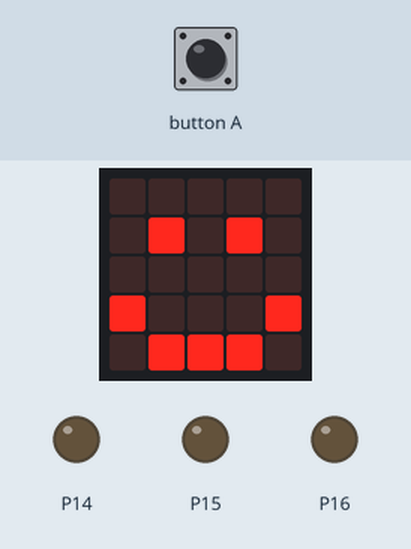
Simulated run of this program. Board: BBC micro:bit (MakeCode). Shown: the board's 5×5 LED display, output pins drawn as LEDs (lit = HIGH). Inputs (shaded band) come from the test bench.

Above: at 1.8 s.
1.9 s: button A pressed for 0.15 s
At 3.4 s:
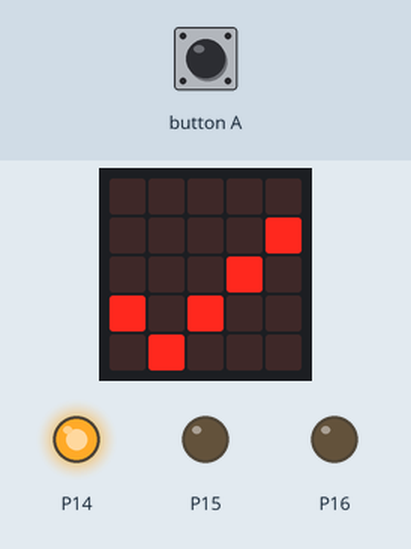
At 10.4 s:
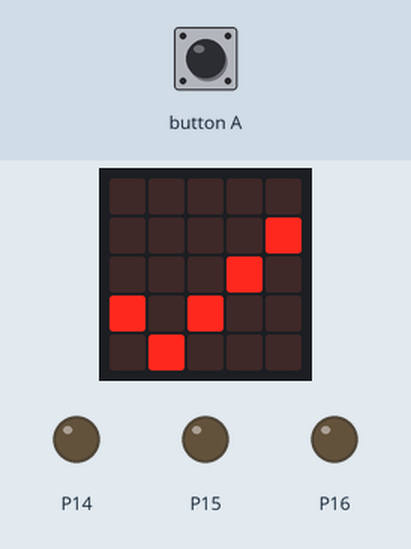
Timing chart, 0 to 11.9 s (numbered marks = the images above; inputs shaded):
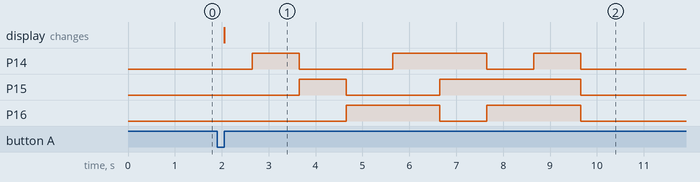

The program:

main.ts
```typescript
// (licence header left out)
basic.clearScreen()
basic.showIcon(IconNames.Happy)

input.onButtonPressed(Button.A, function () {
    // turns on red pin
    basic.showIcon(IconNames.Yes)
    pins.digitalWritePin(DigitalPin.P14, 1)
    basic.pause(1000)
    pins.digitalWritePin(DigitalPin.P14, 0)

    // turns on green pin
    pins.digitalWritePin(DigitalPin.P15, 1)
    basic.pause(1000)
    pins.digitalWritePin(DigitalPin.P15, 0)

    // turns on blue pin
    pins.digitalWritePin(DigitalPin.P16, 1)
    basic.pause(1000)
    pins.digitalWritePin(DigitalPin.P16, 0)

    // turns on blue and red pin
    pins.digitalWritePin(DigitalPin.P14, 1)
    pins.digitalWritePin(DigitalPin.P16, 1)
    basic.pause(1000)
    pins.digitalWritePin(DigitalPin.P14, 0)
    pins.digitalWritePin(DigitalPin.P16, 0)

    // turns on green and red pin
    pins.digitalWritePin(DigitalPin.P14, 1)
    pins.digitalWritePin(DigitalPin.P15, 1)
    basic.pause(1000)
    pins.digitalWritePin(DigitalPin.P14, 0)
    pins.digitalWritePin(DigitalPin.P15, 0)

    // turns on green and blue pin
    pins.digitalWritePin(DigitalPin.P15, 1)
    pins.digitalWritePin(DigitalPin.P16, 1)
    basic.pause(1000)
    pins.digitalWritePin(DigitalPin.P15, 0)
    pins.digitalWritePin(DigitalPin.P16, 0)

    // turns on green, red and blue pin
    pins.digitalWritePin(DigitalPin.P14, 1)
    pins.digitalWritePin(DigitalPin.P15, 1)
    pins.digitalWritePin(DigitalPin.P16, 1)
    basic.pause(1000)
    pins.digitalWritePin(DigitalPin.P14, 0)
    pins.digitalWritePin(DigitalPin.P15, 0)
    pins.digitalWritePin(DigitalPin.P16, 0)
})
```

Measured:
- after the input at 1.9 s, P14: goes HIGH 1.0 s, LOW 2.0 s, HIGH 2.0 s, LOW 1.0 s, HIGH 1.0 s, then LOW, starting after 0.75 s; P15: LOW → HIGH after 1.8 s, → LOW 1.0 s later, → HIGH 2.0 s later, → LOW 3.0 s later
